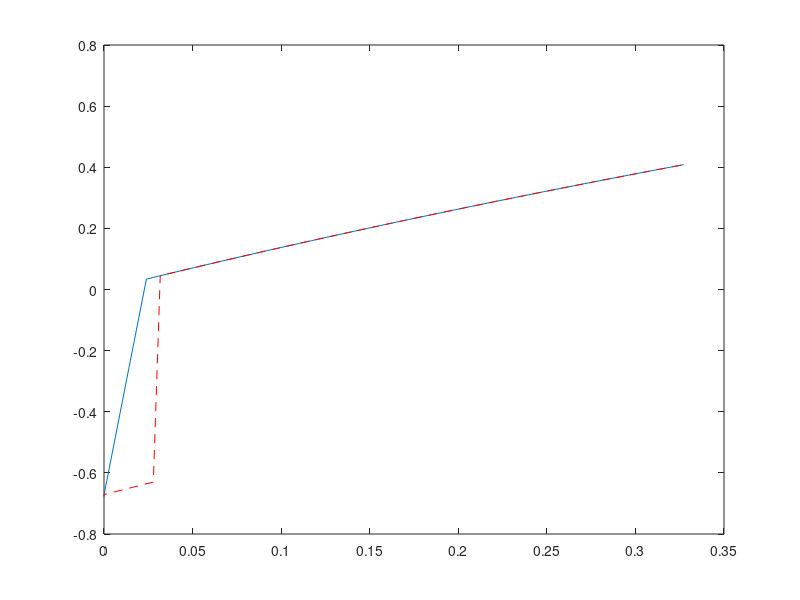

Write the MATLAB code that produced this figure.
close all
clear all
clc
%channel gain
N = 100;
communication_radius = 30;%change this 
max_dist     = 100;%meters
max_eta      = 15;
etath        = 4;%change this 

h_th         = sqrt(communication_radius^-etath)*sqrt(1/2)*(randn(1,N)+...
1i*randn(1,N))/sqrt(2);
g_th         = (abs(h_th)).^2;

alpha1 = 0.4
alpha2 = 1-alpha1
omeg = (linspace(0,1,100)) %variable

rho_s = 0.9
mu = (linspace(-1,1,100))%variable

num = alpha1.*rho_s.*omeg
den = (1-rho_s).*mu+1

s1 = num./den

num2 = alpha2.*rho_s
den2 = (1-rho_s).*mu+1

s2 = num2./den2

x1 = zeros(length(s1),1);
for i = 1:length(s1)
    if (s1(i)<0.0200)
        x1(i) = 0
    else
        x1(i) = s1(i)
    end
end


y1 = zeros(length(s2),1);
for j = 1:length(s2)
    if (s2(j)>0.5933)
        y1(j) = s2(j);
    else
        y1(j) = 0;
    end
end

x1
y1 

x2 = zeros(length(s1),1);
for i = 1:length(s1)
    if (s1(i)<0.0278)
        x2(i) = 0
    else
        x2(i) = s1(i)
    end
end

y2 = zeros(length(s2),1);
for j = 1:length(s2)
    if (s2(j)>0.5907)
        y2(j) = s2(j);
    else
        y2(j) = 0;
    end
end

z1 = log2(([1+x1])./([1+y1]))%objective
plot(x1,z1)

hold on;
z2 = log2(([1+x2])./([1+y2]))%objective
plot(x2,z2,'--r')
